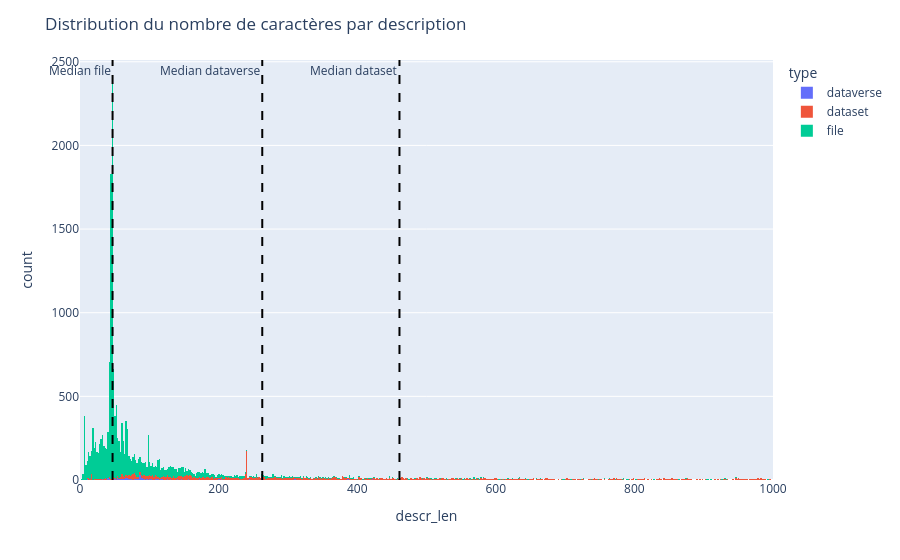

This figure's notebook cell:
### Code cell
max_x = int(df_description_1['descr_len'].max())

# Create the histogram
fig = px.histogram(df_description_1, x='descr_len', nbins=int(max_x/1.5), color='type')

# Zoom to description lengths below 500 characters
fig.update_xaxes(range=[0, 1000])

# Calculate the median description length for each type
medians = df_description_1.groupby('type')['descr_len'].median()

# Add a vertical line for each type's median
for file_type, median in medians.items():
    fig.add_vline(x=median, line_dash='dash', line_color='black', annotation_text=f"Median {file_type}", 
                  annotation_position="top left")

# Add title to the figure
fig.update_layout(title="Distribution du nombre de caractères par description")

# Show the figure
fig.show()

### Figure 1 — Plotly figure (JSON) as saved in the notebook; plotly's stock layout.template omitted (floating-point values rounded to 4 significant figures; data arrays with more than 128 entries replaced by an {"elided": "..."} marker saying what was removed)
{"data": [{"alignmentgroup": "True", "bingroup": "x", "hovertemplate": "type=dataverse<br>descr_len=%{x}<br>count=%{y}<extra></extra>", "legendgroup": "dataverse", "marker": {"color": "#636efa", "pattern": {"shape": ""}}, "name": "dataverse", "nbinsx": 8922, "offsetgroup": "dataverse", "orientation": "v", "showlegend": true, "type": "histogram", "x": {"elided": "805 int values"}, "xaxis": "x", "yaxis": "y"}, {"alignmentgroup": "True", "bingroup": "x", "hovertemplate": "type=dataset<br>descr_len=%{x}<br>count=%{y}<extra></extra>", "legendgroup": "dataset", "marker": {"color": "#EF553B", "pattern": {"shape": ""}}, "name": "dataset", "nbinsx": 8922, "offsetgroup": "dataset", "orientation": "v", "showlegend": true, "type": "histogram", "x": {"elided": "5496 int values"}, "xaxis": "x", "yaxis": "y"}, {"alignmentgroup": "True", "bingroup": "x", "hovertemplate": "type=file<br>descr_len=%{x}<br>count=%{y}<extra></extra>", "legendgroup": "file", "marker": {"color": "#00cc96", "pattern": {"shape": ""}}, "name": "file", "nbinsx": 8922, "offsetgroup": "file", "orientation": "v", "showlegend": true, "type": "histogram", "x": {"elided": "16839 int values"}, "xaxis": "x", "yaxis": "y"}], "layout": {"annotations": [{"showarrow": false, "text": "Median dataset", "x": 461, "xanchor": "right", "xref": "x", "y": 1, "yanchor": "top", "yref": "y domain"}, {"showarrow": false, "text": "Median dataverse", "x": 263, "xanchor": "right", "xref": "x", "y": 1, "yanchor": "top", "yref": "y domain"}, {"showarrow": false, "text": "Median file", "x": 47, "xanchor": "right", "xref": "x", "y": 1, "yanchor": "top", "yref": "y domain"}], "barmode": "relative", "legend": {"title": {"text": "type"}, "tracegroupgap": 0}, "margin": {"t": 60}, "shapes": [{"line": {"color": "black", "dash": "dash"}, "type": "line", "x0": 461, "x1": 461, "xref": "x", "y0": 0, "y1": 1, "yref": "y domain"}, {"line": {"color": "black", "dash": "dash"}, "type": "line", "x0": 263, "x1": 263, "xref": "x", "y0": 0, "y1": 1, "yref": "y domain"}, {"line": {"color": "black", "dash": "dash"}, "type": "line", "x0": 47, "x1": 47, "xref": "x", "y0": 0, "y1": 1, "yref": "y domain"}], "title": {"text": "Distribution du nombre de caractères par description"}, "xaxis": {"anchor": "y", "domain": [0, 1], "range": [0, 1000], "title": {"text": "descr_len"}}, "yaxis": {"anchor": "x", "domain": [0, 1], "title": {"text": "count"}}}}
